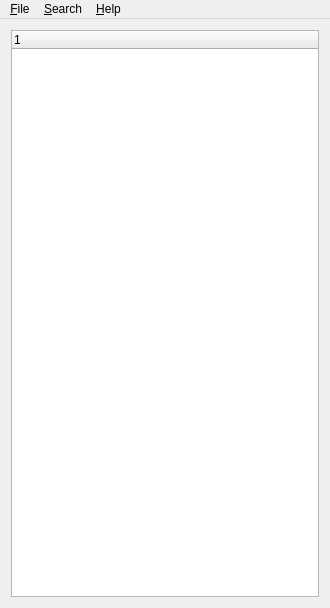
<ui version="4.0" >
 <class>form_smbstatusl</class>
 <widget class="QMainWindow" name="form_smbstatusl" >
  <property name="geometry" >
   <rect>
    <x>0</x>
    <y>0</y>
    <width>330</width>
    <height>608</height>
   </rect>
  </property>
  <property name="windowTitle" >
   <string>qtsmbstatus</string>
  </property>
  <property name="windowIcon" >
   <iconset resource="../client/client.qrc" >
    <normaloff>:/icons/samba.png</normaloff>:/icons/samba.png</iconset>
  </property>
  <widget class="QWidget" name="widget" >
   <property name="geometry" >
    <rect>
     <x>0</x>
     <y>31</y>
     <width>330</width>
     <height>577</height>
    </rect>
   </property>
   <layout class="QGridLayout" name="gridLayout" >
    <item row="0" column="0" >
     <widget class="QTreeWidget" name="treeWidget" >
      <column>
       <property name="text" >
        <string/>
       </property>
      </column>
     </widget>
    </item>
   </layout>
  </widget>
  <widget class="QMenuBar" name="MenuBar" >
   <property name="enabled" >
    <bool>true</bool>
   </property>
   <property name="geometry" >
    <rect>
     <x>0</x>
     <y>0</y>
     <width>330</width>
     <height>31</height>
    </rect>
   </property>
   <widget class="QMenu" name="Configure" >
    <property name="title" >
     <string>&amp;File</string>
    </property>
    <addaction name="separator" />
    <addaction name="action_View_log" />
    <addaction name="configureConfigure_clientAction" />
    <addaction name="separator" />
    <addaction name="action_Quit" />
   </widget>
   <widget class="QMenu" name="Search" >
    <property name="title" >
     <string>&amp;Search</string>
    </property>
    <addaction name="searchAll" />
    <addaction name="separator" />
    <addaction name="searchNextAction" />
   </widget>
   <widget class="QMenu" name="helpMenu" >
    <property name="title" >
     <string>&amp;Help</string>
    </property>
    <addaction name="helpAboutAction" />
    <addaction name="helpAbout_QtAction" />
   </widget>
   <addaction name="Configure" />
   <addaction name="Search" />
   <addaction name="helpMenu" />
  </widget>
  <action name="helpAboutAction" >
   <property name="icon" >
    <iconset resource="../client/client.qrc" >
     <normaloff>:/icons/samba.png</normaloff>:/icons/samba.png</iconset>
   </property>
   <property name="text" >
    <string>&amp;About QtSmbstatus</string>
   </property>
   <property name="iconText" >
    <string>&amp;About QtSmbstatus</string>
   </property>
   <property name="toolTip" >
    <string>&amp;About QtSmbstatus</string>
   </property>
   <property name="statusTip" >
    <string>About QtSmbstatus</string>
   </property>
   <property name="shortcut" >
    <string/>
   </property>
  </action>
  <action name="helpAbout_QtAction" >
   <property name="text" >
    <string>About &amp;Qt</string>
   </property>
   <property name="iconText" >
    <string>About &amp;Qt</string>
   </property>
   <property name="toolTip" >
    <string>About &amp;Qt</string>
   </property>
   <property name="statusTip" >
    <string>About Qt</string>
   </property>
  </action>
  <action name="configureConfigure_clientAction" >
   <property name="enabled" >
    <bool>true</bool>
   </property>
   <property name="icon" >
    <iconset resource="../client/client.qrc" >
     <normaloff>:/icons/configure.png</normaloff>:/icons/configure.png</iconset>
   </property>
   <property name="text" >
    <string>&amp;Configure client</string>
   </property>
   <property name="iconText" >
    <string>&amp;Configure client</string>
   </property>
   <property name="statusTip" >
    <string>Configure QtSmbstatus client</string>
   </property>
  </action>
  <action name="searchMachineAction" >
   <property name="text" >
    <string>&amp;Machine</string>
   </property>
   <property name="iconText" >
    <string>&amp;Machine</string>
   </property>
   <property name="statusTip" >
    <string>Search machine</string>
   </property>
  </action>
  <action name="searchUserAction" >
   <property name="text" >
    <string>&amp;User</string>
   </property>
   <property name="iconText" >
    <string>&amp;User</string>
   </property>
   <property name="statusTip" >
    <string>Search user</string>
   </property>
  </action>
  <action name="searchShare_openAction" >
   <property name="text" >
    <string>Share &amp;open</string>
   </property>
   <property name="iconText" >
    <string>Share &amp;open</string>
   </property>
   <property name="statusTip" >
    <string>Search share open</string>
   </property>
  </action>
  <action name="searchFile_openAction" >
   <property name="text" >
    <string>&amp;Locked file</string>
   </property>
   <property name="iconText" >
    <string>&amp;Locked file</string>
   </property>
   <property name="statusTip" >
    <string>Search file open</string>
   </property>
  </action>
  <action name="searchNextAction" >
   <property name="text" >
    <string>&amp;Next</string>
   </property>
   <property name="iconText" >
    <string>&amp;Next</string>
   </property>
   <property name="statusTip" >
    <string>Next</string>
   </property>
   <property name="shortcut" >
    <string>F3</string>
   </property>
  </action>
  <action name="searchAll" >
   <property name="text" >
    <string>&amp;Find text</string>
   </property>
   <property name="iconText" >
    <string>&amp;Find text</string>
   </property>
   <property name="statusTip" >
    <string>Find text</string>
   </property>
   <property name="shortcut" >
    <string>F5</string>
   </property>
  </action>
  <action name="action_Quit" >
   <property name="icon" >
    <iconset resource="../client/client.qrc" >
     <normaloff>:/icons/exit.png</normaloff>:/icons/exit.png</iconset>
   </property>
   <property name="text" >
    <string>&amp;Quit</string>
   </property>
   <property name="statusTip" >
    <string>Quit QtSmbstatus</string>
   </property>
  </action>
  <action name="action_View_log" >
   <property name="text" >
    <string>&amp;Show CIFS/SMB activities</string>
   </property>
  </action>
  <action name="action_Connect" >
   <property name="icon" >
    <iconset resource="../client/client.qrc" >
     <normaloff>:/icons/connect_no.png</normaloff>:/icons/connect_no.png</iconset>
   </property>
   <property name="text" >
    <string>Co&amp;nnect</string>
   </property>
  </action>
 </widget>
 <layoutdefault spacing="6" margin="11" />
 <resources>
  <include location="../client/client.qrc" />
 </resources>
 <connections>
  <connection>
   <sender>helpAboutAction</sender>
   <signal>activated()</signal>
   <receiver>form_smbstatusl</receiver>
   <slot>helpAbout()</slot>
   <hints>
    <hint type="sourcelabel" >
     <x>-1</x>
     <y>-1</y>
    </hint>
    <hint type="destinationlabel" >
     <x>20</x>
     <y>20</y>
    </hint>
   </hints>
  </connection>
  <connection>
   <sender>helpAbout_QtAction</sender>
   <signal>activated()</signal>
   <receiver>form_smbstatusl</receiver>
   <slot>helpAboutQt()</slot>
   <hints>
    <hint type="sourcelabel" >
     <x>-1</x>
     <y>-1</y>
    </hint>
    <hint type="destinationlabel" >
     <x>20</x>
     <y>20</y>
    </hint>
   </hints>
  </connection>
  <connection>
   <sender>configureConfigure_clientAction</sender>
   <signal>activated()</signal>
   <receiver>form_smbstatusl</receiver>
   <slot>ConfigureSlot()</slot>
   <hints>
    <hint type="sourcelabel" >
     <x>-1</x>
     <y>-1</y>
    </hint>
    <hint type="destinationlabel" >
     <x>20</x>
     <y>20</y>
    </hint>
   </hints>
  </connection>
  <connection>
   <sender>searchNextAction</sender>
   <signal>activated()</signal>
   <receiver>form_smbstatusl</receiver>
   <slot>NextSlot()</slot>
   <hints>
    <hint type="sourcelabel" >
     <x>-1</x>
     <y>-1</y>
    </hint>
    <hint type="destinationlabel" >
     <x>20</x>
     <y>20</y>
    </hint>
   </hints>
  </connection>
  <connection>
   <sender>searchAll</sender>
   <signal>activated()</signal>
   <receiver>form_smbstatusl</receiver>
   <slot>AllSearchSlot()</slot>
   <hints>
    <hint type="sourcelabel" >
     <x>-1</x>
     <y>-1</y>
    </hint>
    <hint type="destinationlabel" >
     <x>20</x>
     <y>20</y>
    </hint>
   </hints>
  </connection>
 </connections>
</ui>
